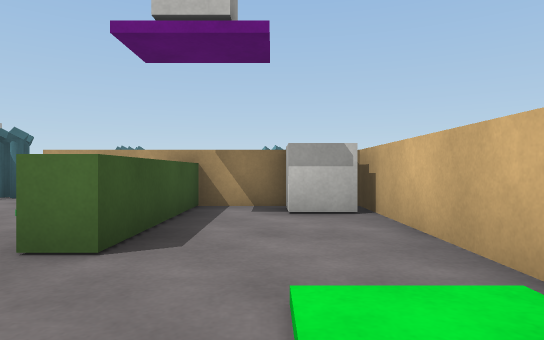
View 1 (above)

16 first-person views from a walk through a scene from a Unity 3-D project. The camera is 0.64 m above the floor, looks level and sees 75° across. The floor is counted in squares, 1 m on a side. Each view is taken from the middle of a square. On the plan, view 1 faces up. The plan holds only what a view shows up to about 10 squares ahead; the rest is blank. The place goes on beyond the plan. The player is left out. Surface patterns are stand-ins for the level's own textures.

View 2
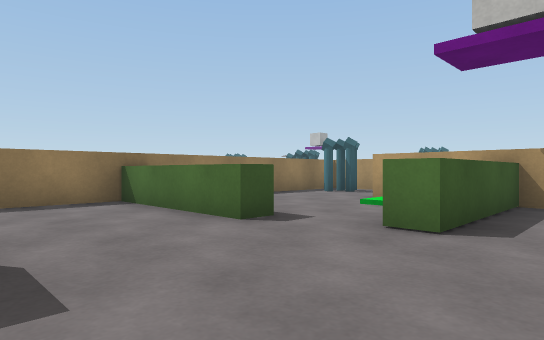

View 3
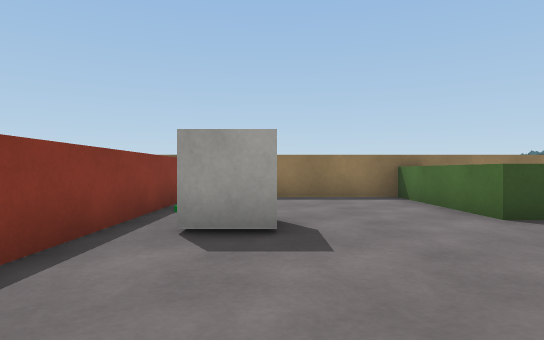

View 4
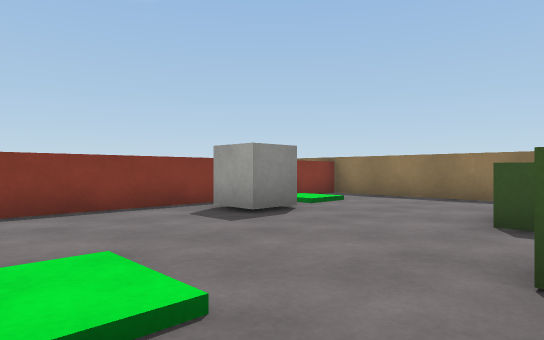

View 5
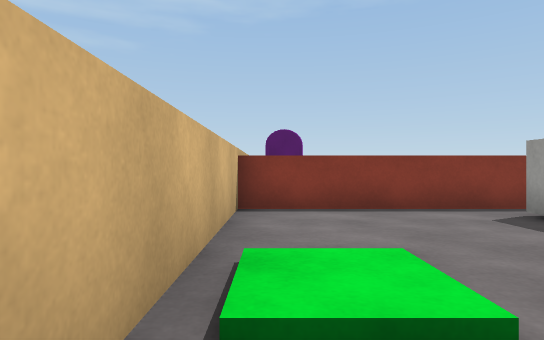

View 6
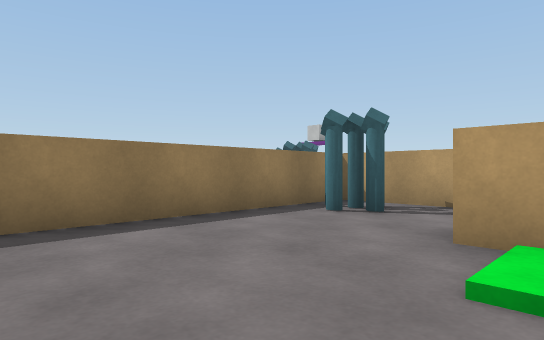

View 7
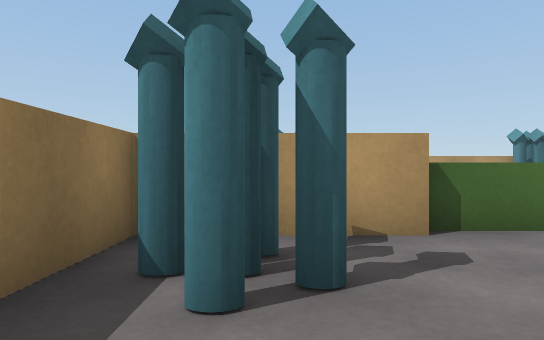

View 8
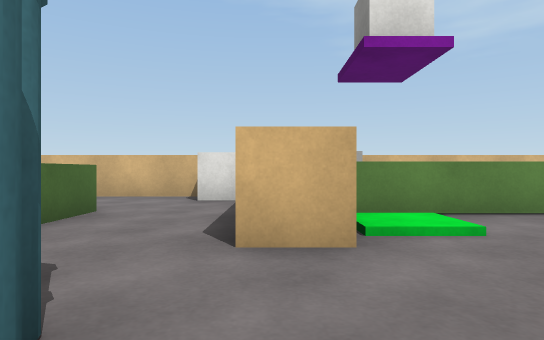

View 9
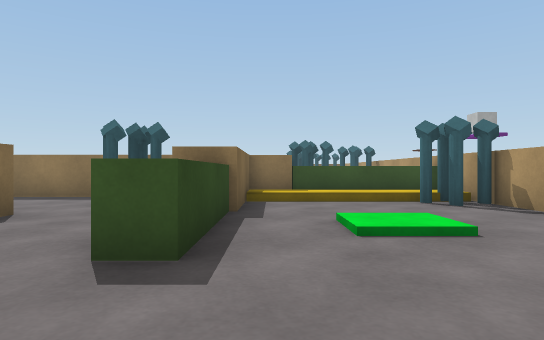

View 10
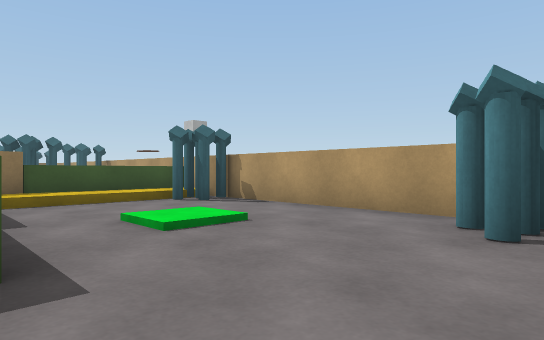

View 11
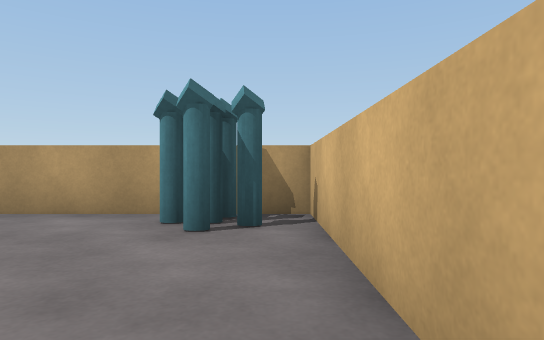

View 12
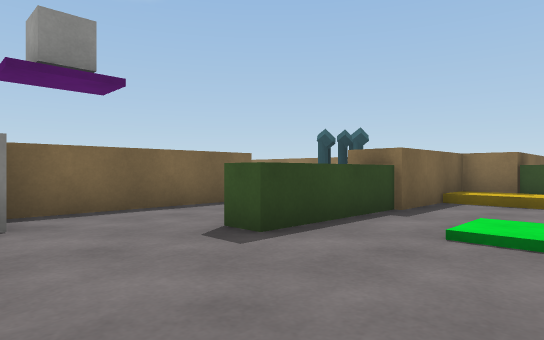

View 13
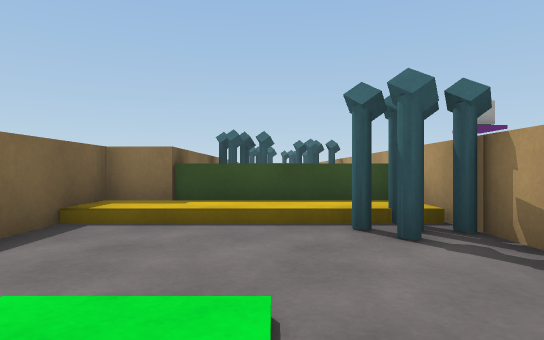

View 14
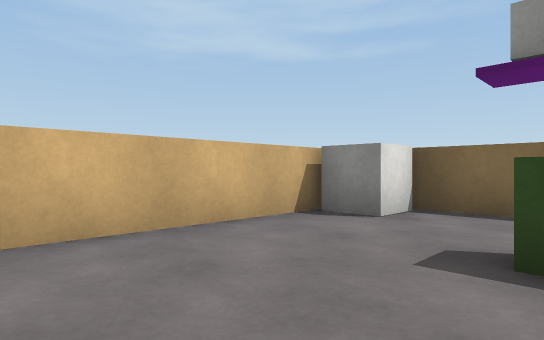

View 15
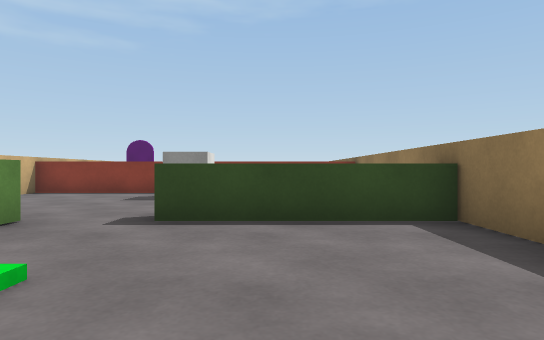

View 16
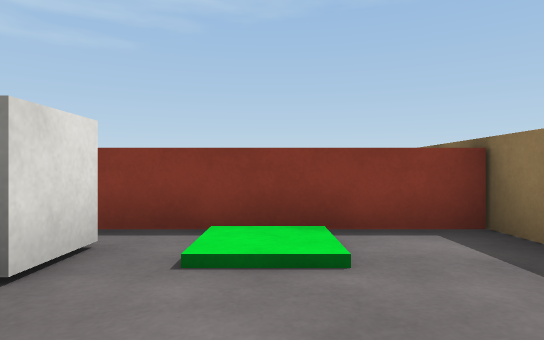

### Floor plan
Key: @ floor where view 1 was taken; # wall or solid block; . main floor; : floor 0.2 m higher than the main floor; / step, stairs or slope; ^ raised ledge; B box; O other object.
Columns run from 10 left of view 1 to 2 right of it. Each row starts with its distance up from view 1.
 15 ###^O########
 14   ^:O.....OO#
 13   ^:/.......#
 12 O ^:/.......#
 11 ###:/.......#
 10   ####^^^...#
  9   ##O.......#
  8   #.O......B#
  7   #...##### #
  6   #.....^.BB#
  5   #.....^..B#
  4   #.....^...#
  3   #.....^...#
  2   #^^^^.....#
  1   #.........#
  0   #.......@.#
 -1   #....B....#
 -2   #....B....#
 -3    ^^^^^^^^^#
 -4    ^        #

Positions as (right, up) in squares from view 1, and headings:
1: (0, 0), facing up
2: (0, -1), facing up-left
3: (1, -1), facing left
4: (1, 3), facing down-left
5: (1, 3), facing down
6: (-3, 3), facing up-left
7: (-6, 6), facing up
8: (-7, 7), facing right
9: (1, 11), facing left
10: (1, 10), facing up-left
11: (1, 10), facing up
12: (1, 13), facing down-left
13: (-2, 13), facing left
14: (-2, 13), facing down-right
15: (-5, 7), facing down
16: (-5, 1), facing down
